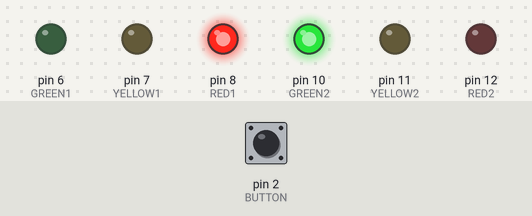
Bench run of a sketch on a simulated Arduino Uno, built with avr-gcc and run on an emulated ATmega328P. Shown: output pins drawn as LEDs (lit = HIGH). The test bench sets the inputs (shaded band); at power-on: pin 2 (BUTTON) LOW.

Above: at 1.2 s.
1.3 s: pin 2 (BUTTON) pulled HIGH for 0.15 s
At 2.1 s:
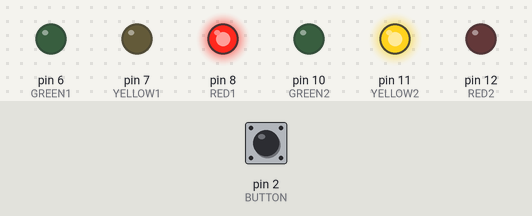
At 2.8 s:
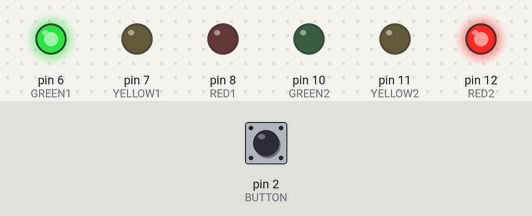
4.4 s: pin 2 (BUTTON) pulled HIGH for 1 s
At 5.2 s:
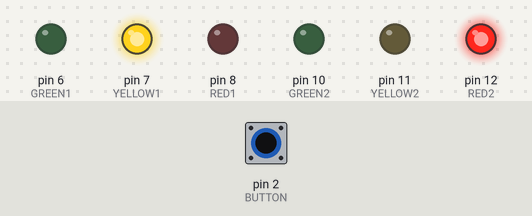
6.9 s: pin 2 (BUTTON) pulled HIGH for 3.2 s
Timing chart, 0 to 19.1 s (numbered marks = the images above; inputs shaded):
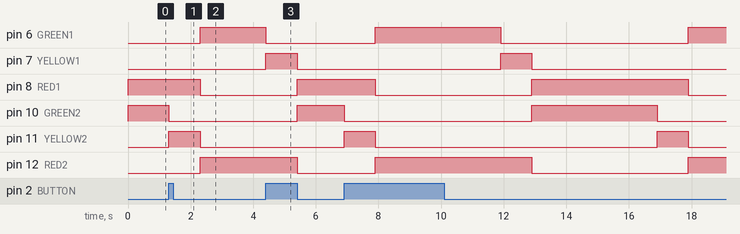

Measured:
- after the input at 1.3 s, pin 6 (GREEN1), pin 12 (RED2): LOW → HIGH after 1.0 s; pin 8 (RED1): HIGH → LOW after 1.0 s; pin 10 (GREEN2): HIGH → LOW after 0.00 s instead of 2.7 s; pin 11 (YELLOW2): LOW → HIGH after 0.00 s instead of 2.7 s
- after the input at 4.4 s, pin 6 (GREEN1): HIGH → LOW after 0.00 s instead of 1.9 s; pin 7 (YELLOW1): LOW → HIGH after 0.00 s instead of 1.9 s; pin 8 (RED1), pin 10 (GREEN2): LOW → HIGH after 1.0 s; pin 12 (RED2): HIGH → LOW after 1.0 s

The sketch:

Part3.ino
```cpp
#define RED1 8
#define YELLOW1 7
#define GREEN1 6

#define RED2 12
#define YELLOW2 11
#define GREEN2 10

#define BUTTON 2


void setup() {
  // put your setup code here, to run once:
  pinMode(RED1, OUTPUT);
  pinMode(YELLOW1, OUTPUT);
  pinMode(GREEN1, OUTPUT);

  pinMode(RED2, OUTPUT);
  pinMode(YELLOW2, OUTPUT);
  pinMode(GREEN2, OUTPUT);

  pinMode(BUTTON, INPUT);
  // pinMode(LED_BUILTIN, OUTPUT);
  attachInterrupt(digitalPinToInterrupt(BUTTON), change, RISING);
}

unsigned char canChange = 0;
unsigned char buttonPressed = 0;

void loop() {
  // put your main code here, to run repeatedly:
  // unsigned long currentMillis = millis();
  digitalWrite(RED1, HIGH);     // red for lane 1
  digitalWrite(GREEN2, HIGH);   // green for lane 2
  wait(4000);
  digitalWrite(GREEN2, LOW);    // yellow for lane 2
  digitalWrite(YELLOW2, HIGH);
  delay(1000);                  // standard delay when in yellow to prevent button from being pressed
  digitalWrite(YELLOW2, LOW);   // red for lane 2
  digitalWrite(RED1, LOW);      // green for lane 1
  digitalWrite(RED2, HIGH);
  digitalWrite(GREEN1, HIGH);
  wait(4000);
  digitalWrite(GREEN1, LOW);    // yellow for lane 1
  digitalWrite(YELLOW1, HIGH);
  delay(1000);
  digitalWrite(YELLOW1, LOW);   // turn off leds for loop start
  digitalWrite(RED2, LOW);
}

void wait(unsigned long waitTimeMillis){ // interruptable wait
  canChange = 1; // allow the button to change value
  unsigned long futureMillis = millis() + waitTimeMillis;
  while(futureMillis >= millis() && buttonPressed == 0){ // if the button got pressed, finish the wait immediately
   futureMillis == futureMillis;
  }
  canChange = 0;      // cant change button anymore
  buttonPressed = 0;  // reset button value
}

void change(){
  if (canChange == 1) buttonPressed = 1; // change value to show that button changed
}
```
